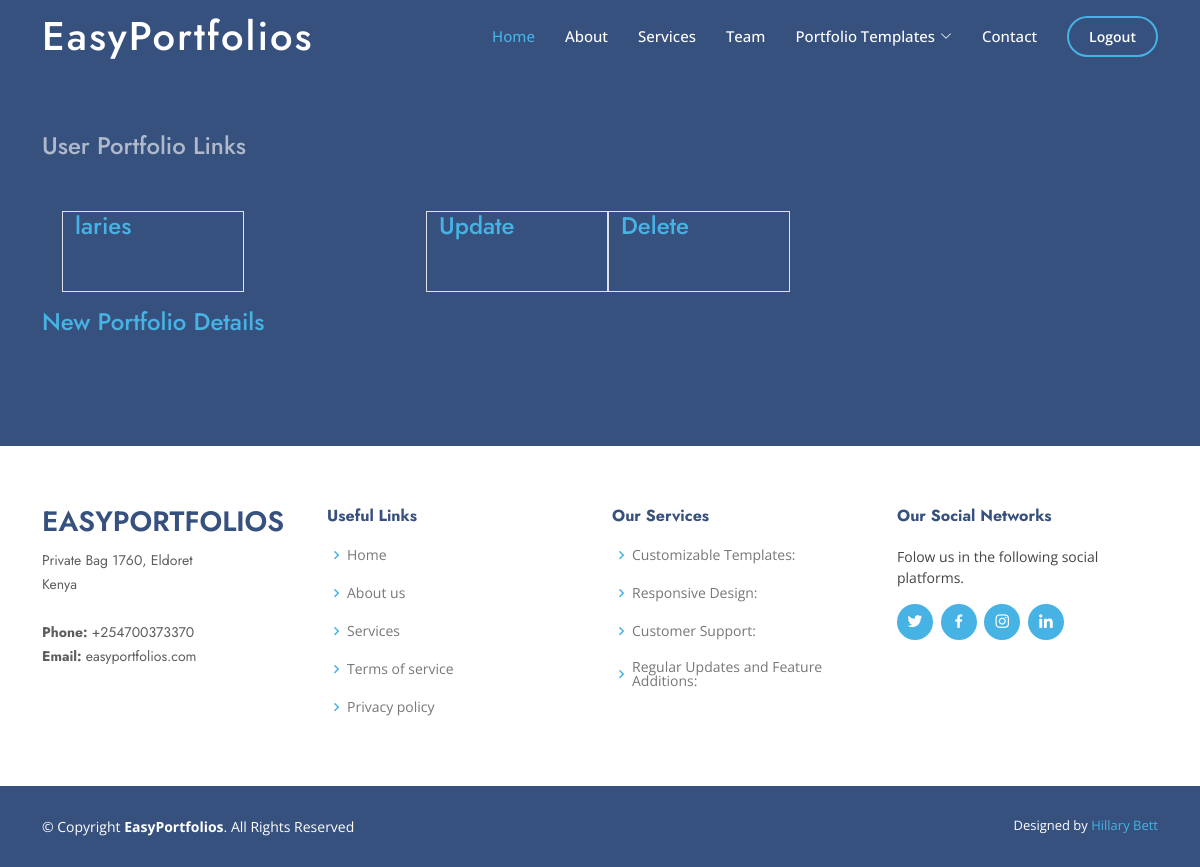
Before: /list (signed in) with the older database file.
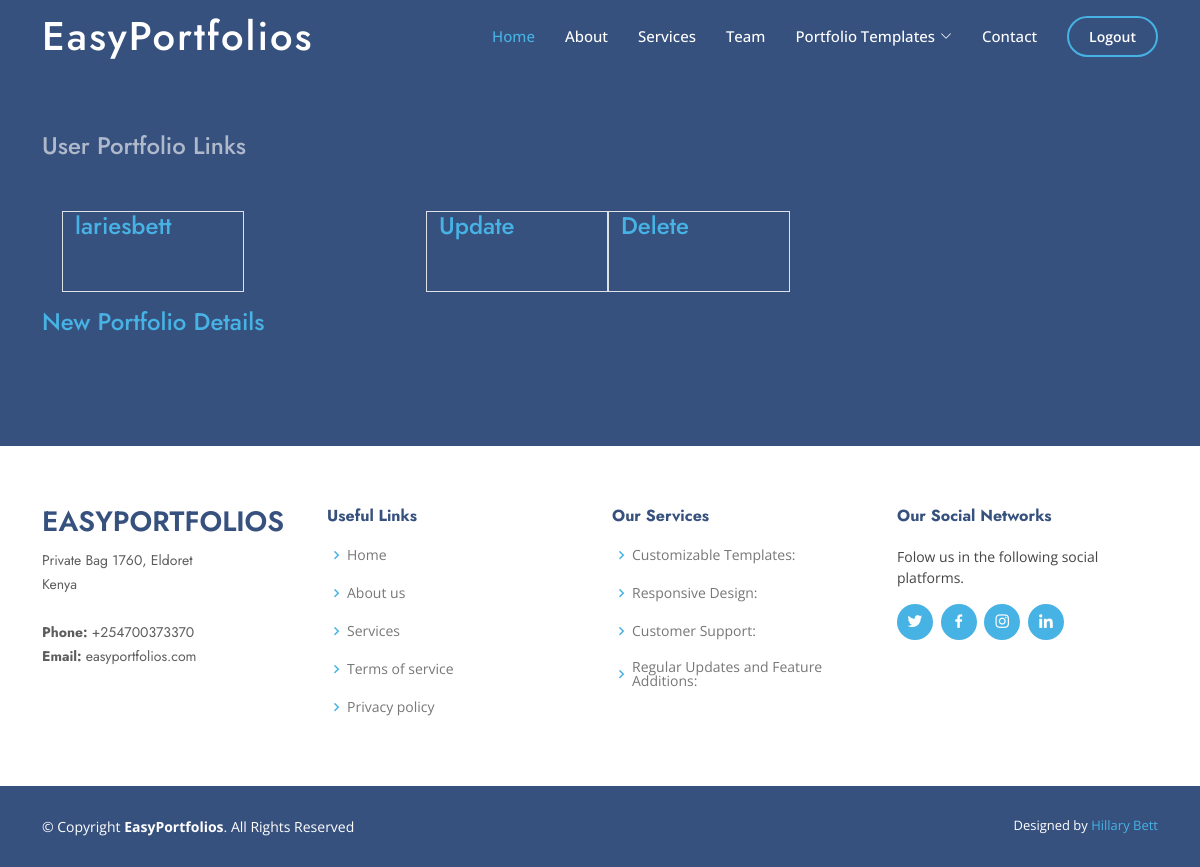
After: the same page with the newer database file.
### app/models.py (models this page shows, shortened)
class Detail(models.Model):
    id = models.IntegerField(primary_key=True)
    firstname = models.CharField(max_length=100)
    surname = models.CharField(max_length=100)
    lastname = models.CharField(max_length=100)
    skill1 = models.CharField(max_length=100)
    skill2 = models.CharField(max_length=100)
    skill3 = models.CharField(max_length=100)
    profile_img = models.ImageField(upload_to='uploads/profile/')
    background_img = models.ImageField(upload_to='uploads/background/')
    profession = models.CharField(max_length=100)
    overview = models.TextField()
    contact_number = models.IntegerField(default=0)
    email = models.EmailField(max_length=100)
    address = models.CharField(max_length=100)
    portfolio = models.CharField(max_length=100,unique=True)
    role1 = models.CharField(max_length=100)
    role1_info = models.TextField()
    role2 = models.CharField(max_length=100)
    role2_info = models.TextField()
    role3 = models.CharField(max_length=100)
    role3_info = models.TextField()

### app/views.py (the view)
# urls.py: path('list', user_list, name='user_list'),
@login_required(login_url='/login')
def user_list(request):
    users = Detail.objects.all()
    return render(request, 'users/user_list.html', {'users': users})

### templates/users/user_list.html (shortened to what this page needs)
{% extends 'home/base.html' %}
{% block content %}
  <h2>User Portfolio Links</h2>
  <ul>
    {% for user in users %}
        <li class="row">
        <div class="col-md-3 border">
            <h2><a href="{% url 'user_read' pk=user.pk %}">{{ user.portfolio }}</a></h2>
        </div>
        <div class="col-md-3"></div>
        <div class="col-md-3 border" >
            <h2><a href="{% url 'user_update' pk=user.pk %}">Update</a></h2>
        </div>
        <div class="col-md-3 border" >
            <h2><a href="{% url 'user_delete' pk=user.pk %}">Delete</a></h2>
        </div>
        </li>
    {% endfor %}
  </ul>
  <div class="row">
  <div class="col-md-4">
      <h2><a href="{% url 'user_create' %}">New Portfolio Details</a></h2>
  </div>
  <div class="col-md-4"></div>
  <div class="col-md-4"></div>
  </div>
{% endblock %}

### templates/home/base.html (shortened to what this page needs)
{% load static %}
<!DOCTYPE html>
<html lang="en">
<head>
  <link href="{% static 'assets/vendor/aos/aos.css' %}" rel="stylesheet">
  <link href="{% static 'assets/vendor/bootstrap/css/bootstrap.min.css' %}" rel="stylesheet">
  <link href="{% static 'assets/vendor/bootstrap-icons/bootstrap-icons.css' %}" rel="stylesheet">
  <link href="{% static 'assets/vendor/boxicons/css/boxicons.min.css' %}" rel="stylesheet">
  <link href="{% static 'assets/vendor/glightbox/css/glightbox.min.css' %}" rel="stylesheet">
  <link href="{% static 'assets/vendor/remixicon/remixicon.css' %}" rel="stylesheet">
  <link href="{% static 'assets/vendor/swiper/swiper-bundle.min.css' %}" rel="stylesheet">
  <link href="{% static 'assets/css/forms.css' %}" rel="stylesheet">
  <link href="{% static 'assets/css/style.css' %}" rel="stylesheet">
</head>
<body>
  {% block navbar %}
  <header id="header" class="fixed-top ">
    <div class="container d-flex align-items-center">
      <h1 class="logo me-auto"><a href="index.html">EasyPortfolios</a></h1>
      <nav id="navbar" class="navbar">
        <ul>
          <li><a class="nav-link scrollto active" href="{% url 'home' %}">Home</a></li>
          <li><a class="nav-link scrollto" href="{% url 'home' %}">About</a></li>
          <li><a class="nav-link scrollto" href="{% url 'home' %}">Services</a></li>
          <li><a class="nav-link scrollto" href="{% url 'home' %}">Team</a></li>
          <li class="dropdown"><a href="#"><span>Portfolio Templates</span> <i class="bi bi-chevron-down"></i></a>
          </li>
            <li><a class="nav-link scrollto" href="{% url 'home' %}">Contact</a></li>
        {% block logout %}
             <li><a class="getstarted scrollto" href="{% url 'home' %}">Logout</a></li>
        {% endblock %}
        </ul>
      </nav>
    </div>
  </header>
  {% endblock navbar %}
  <section id="hero" class="d-flex align-items-center">
    <div class="container">
      <div class="row">
        <div class="col-lg-8 d-flex flex-column justify-content-center pt-4 pt-lg-0 order-2 order-lg-1" data-aos="fade-up" data-aos-delay="200">
            {% block content %}
            {% endblock %}
        </div>
        <div class="col-lg-4 order-1 order-lg-2 hero-img" data-aos="zoom-in" data-aos-delay="200">
        </div>
      </div>
    </div>
  </section>
  {% block footer %}
  <footer id="footer">
{% block footer2 %}
    <div class="footer-top">
      <div class="container">
        <div class="row">
          <div class="col-lg-3 col-md-6 footer-contact">
            <h3>EasyPortfolios</h3>
            <p>
              Private Bag 1760, Eldoret<br>
              Kenya <br><br>
              <strong>Phone:</strong> +254700373370<br>
              <strong>Email:</strong> easyportfolios.com<br>
            </p>
          </div>
          <div class="col-lg-3 col-md-6 footer-links">
            <h4>Useful Links</h4>
            <ul>
              <li><i class="bx bx-chevron-right"></i> <a href="#">Home</a></li>
              <li><i class="bx bx-chevron-right"></i> <a href="#">About us</a></li>
              <li><i class="bx bx-chevron-right"></i> <a href="#">Services</a></li>
              <li><i class="bx bx-chevron-right"></i> <a href="#">Terms of service</a></li>
              <li><i class="bx bx-chevron-right"></i> <a href="#">Privacy policy</a></li>
            </ul>
          </div>
          <div class="col-lg-3 col-md-6 footer-links">
            <h4>Our Services</h4>
            <ul>
              <li><i class="bx bx-chevron-right"></i> <a href="#">Customizable Templates:</a></li>
              <li><i class="bx bx-chevron-right"></i> <a href="#">Responsive Design:</a></li>
              <li><i class="bx bx-chevron-right"></i> <a href="#">Customer Support:</a></li>
              <li><i class="bx bx-chevron-right"></i> <a href="#">Regular Updates and Feature Additions:</a></li>
            </ul>
          </div>
          <div class="col-lg-3 col-md-6 footer-links">
            <h4>Our Social Networks</h4>
            <p>Folow us in the following social platforms.</p>
            <div class="social-links mt-3">
              <a href="#" class="twitter"><i class="bx bxl-twitter"></i></a>
              <a href="#" class="facebook"><i class="bx bxl-facebook"></i></a>
              <a href="#" class="instagram"><i class="bx bxl-instagram"></i></a>
              <a href="#" class="linkedin"><i class="bx bxl-linkedin"></i></a>
            </div>
          </div>
        </div>
      </div>
    </div>
    {% endblock footer2 %}
    <div class="container footer-bottom clearfix">
      <div class="copyright">
        &copy; Copyright <strong><span>EasyPortfolios</span></strong>. All Rights Reserved
      </div>
      <div class="credits">
        Designed by <a href="https://laries.netlify.app/">Hillary Bett</a>
      </div>
    </div>
  </footer>
</body>
</html>{% endblock footer %}

### static/assets/css/style.css (style rules this page uses)
body { font-family: "Open Sans", sans-serif; color: #444444; }
a { color: #47b2e4; text-decoration: none; }
h1, h2, h3, h4, h5, h6 { font-family: "Jost", sans-serif; }
#header { transition: all 0.5s; z-index: 997; padding: 15px 0; }
#header .logo { font-size: 40px; margin: 0; padding: 0; line-height: 1; font-weight: 500; letter-spacing: 2px; }
#header .logo a { color: #fff; }
.navbar { padding: 0; }
.navbar ul { margin: 0; padding: 0; display: flex; list-style: none; align-items: center; }
.navbar li { position: relative; }
.navbar a, .navbar a:focus { display: flex; align-items: center; justify-content: space-between; padding: 10px 0 10px 30px; font-size: 15px; font-weight: 500; color: #fff; white-space: nowrap; transition: 0.3s; }
.navbar a i, .navbar a:focus i { font-size: 12px; line-height: 0; margin-left: 5px; }
.navbar a:hover, .navbar .active, .navbar .active:focus, .navbar li:hover>a { color: #47b2e4; }
.navbar .getstarted, .navbar .getstarted:focus { padding: 8px 20px; margin-left: 30px; border-radius: 50px; color: #fff; font-size: 14px; border: 2px solid #47b2e4; font-weight: 600; }
#hero { width: 100%; height: 100%; background: #37517e; }
#hero .container { padding-top: 72px; }
#hero h2 { color: rgba(255, 255, 255, 0.6); margin-bottom: 50px; font-size: 24px; }
section { padding: 60px 0; overflow: hidden; }
#footer { font-size: 14px; background: #37517e; }
#footer .footer-top { padding: 60px 0 30px 0; background: #fff; }
#footer .footer-top .footer-contact { margin-bottom: 30px; }
#footer .footer-top .footer-contact h3 { font-size: 28px; margin: 0 0 10px 0; padding: 2px 0 2px 0; line-height: 1; text-transform: uppercase; font-weight: 600; color: #37517e; }
#footer .footer-top .footer-contact p { font-size: 14px; line-height: 24px; margin-bottom: 0; font-family: "Jost", sans-serif; color: #5e5e5e; }
#footer .footer-top h4 { font-size: 16px; font-weight: bold; color: #37517e; position: relative; padding-bottom: 12px; }
#footer .footer-top .footer-links { margin-bottom: 30px; }
#footer .footer-top .footer-links ul { list-style: none; padding: 0; margin: 0; }
#footer .footer-top .footer-links ul i { padding-right: 2px; color: #47b2e4; font-size: 18px; line-height: 1; }
#footer .footer-top .footer-links ul li { padding: 10px 0; display: flex; align-items: center; }
#footer .footer-top .footer-links ul li:first-child { padding-top: 0; }
#footer .footer-top .footer-links ul a { color: #777777; transition: 0.3s; display: inline-block; line-height: 1; }
#footer .footer-top .social-links a { font-size: 18px; display: inline-block; background: #47b2e4; color: #fff; line-height: 1; padding: 8px 0; margin-right: 4px; border-radius: 50%; text-align: center; width: 36px; height: 36px; transition: 0.3s; }
#footer .footer-bottom { padding-top: 30px; padding-bottom: 30px; color: #fff; }
#footer .copyright { float: left; }
#footer .credits { float: right; font-size: 13px; }
#footer .credits a { transition: 0.3s; }

Changed rows visible on the page:
removed Detail: portfolio "laries"
added Detail: portfolio "lariesbett"
